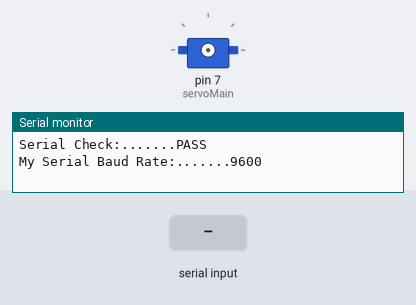
Bench run of a sketch on a simulated Arduino Uno, built with avr-gcc and run on an emulated ATmega328P. On the bench: servo, the last lines printed to the serial monitor. The inputs (shaded band) are chosen by the test bench.

Above: at 1.2 s.
1.3 s: "l" received over the second serial link
2.8 s: "u" received over the second serial link
At 4.1 s:
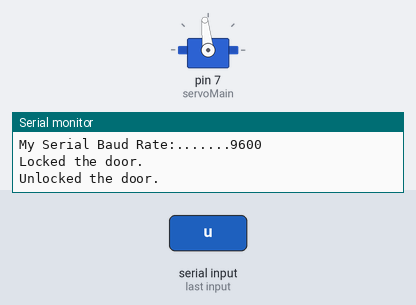
Timing chart, 0 to 5.8 s (numbered marks = the images above; inputs shaded):
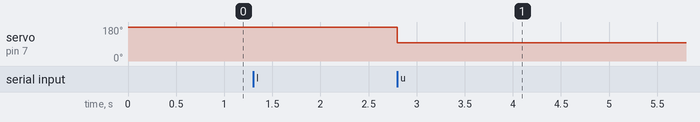

The sketch:

LocknessFirwmare.ino
```cpp
  //RX is blue wire
  //TX is yellow wire
  #include <SoftwareSerial.h>
  #include <Servo.h>
  #include <EEPROM.h>

  Servo servoMain;
  SoftwareSerial mySerial(10, 11); // RX, TX
  int currentStatus = 2;


void setup()
{
    Serial.begin(9600);
    while (!Serial) {;}

    Serial.println("Serial Check:.......PASS");
    mySerial.begin(9600);
    Serial.println("My Serial Baud Rate:.......9600");

}

void loop(){

      if (mySerial.available()){

        char received_char = mySerial.read();
        decode_cmd(received_char);
        int angle_pos = servoMain.read();
        //Serial.print("Angle: ");
        //Serial.println(angle_pos);

      }
}

void servo_lock(){

  servoMain.attach(7);
  servoMain.write(196); // Turn Servo Right to 135 degrees
  delay(1000);

}

void servo_unlock(){

  servoMain.attach(7);
  servoMain.write(96); // Turn Servo Right to 135 degrees
  delay(1000);

}

void decode_cmd(char received){

    if(received == 'l'){


   if(currentStatus == 1){

        Serial.println("Door already locked.");

      }
      else{
      currentStatus = 1;
      Serial.println("Locked the door.");
      servo_lock();
      servoMain.detach();
      }
    }
    else if(received == 'u'){


      if(currentStatus == 0){

        Serial.println("Door already unlocked.");

      }
      else{
      currentStatus = 0;
      Serial.println("Unlocked the door.");
      servo_unlock();
      servoMain.detach();
      }

    }
    else if(received == 0x0D || received == 0x0A){

     //Serial.println("New line received.");
     //Catch the carriage return/new line

    }
    else{

      Serial.println("Command not recognized.");

    }

}
```

Measured:
- after the input at 2.8 s, servo on pin 7 (servoMain): 180° → 96° at once
